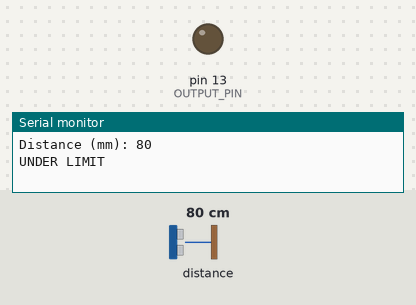
The sketch below on a simulated Arduino Uno, built with avr-gcc and run on an emulated ATmega328P. On the bench: output pins drawn as LEDs (lit = HIGH), the last lines printed to the serial monitor. The inputs (shaded band) are chosen by the test bench; at power-on: distance to the obstacle 80 cm.

Above: at 0.1 s.
At 0.8 s:
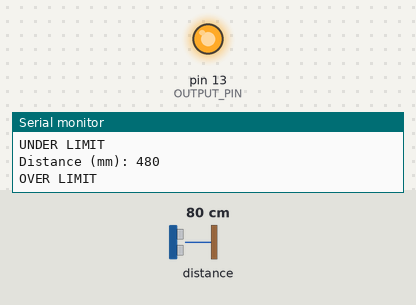
Timing chart, 0 to 2.3 s (numbered marks = the images above):
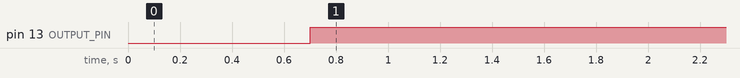

Measured:
- by itself, pin 13 (OUTPUT_PIN): LOW → HIGH at 0.70 s

The sketch:

distance_sensor_processor.ino
```cpp
// based on https://www.arduino.cc/en/tutorial/smoothing

#include "Adafruit_VL53L0X.h"
#define OUTPUT_PIN 13
#define NUM_READINGS 10

Adafruit_VL53L0X sensor = Adafruit_VL53L0X();
VL53L0X_RangingMeasurementData_t measurement;

int readings[NUM_READINGS];
int readIndex = 0;
int total = 0;
int average = 0;

void setup() {
  Serial.begin(115200);
  pinMode(OUTPUT_PIN, OUTPUT);
  if (!sensor.begin()) {
    Serial.println(F("Failed to boot VL53L0X"));
    while(1);
  }
  for(int i = 0; i < NUM_READINGS; i++){ readings[i] = 0; }
}

void loop() {
  sensor.rangingTest(&measurement, false);
  if (measurement.RangeStatus != 4) {
    total = total - readings[readIndex];
    readings[readIndex] = measurement.RangeMilliMeter;
    total = total + readings[readIndex];
    readIndex = readIndex + 1;
    if(readIndex >= NUM_READINGS){
      readIndex = 0;
    }
    average = total/NUM_READINGS;
  }
  Serial.print("Distance (mm): "); Serial.println(average);

  if(average > 450){
      digitalWrite(OUTPUT_PIN, HIGH);
      Serial.println("OVER LIMIT");
  }
  else{
     digitalWrite(OUTPUT_PIN, LOW);
     Serial.println("UNDER LIMIT");
  }
  delay(100);
}
```
